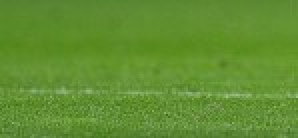
#> input picture lesson2/digital_image_processing/ground.jpg, 149 x 69 px (shown 2 times larger)
$ jupyter execute histogram_backprojection.ipynb
#> lines starting #> are read from the running program, lines starting #| are printed output that depends on the picture; after the words box and inside, x2 and y2 are one past the last pixel; in counts of white or black regions, pixels touching at a corner belong together
[cell 1]
# https://theailearner.com/2019/04/18/histogram-backprojection/
import cv2
import numpy as np
import matplotlib.pyplot as plt
#roi is the object or region of object we need to find
roi = cv2.imread('ground.jpg')
#> roi is the input picture: shape (69, 149, 3); mean B, G, R 49.2, 143.4, 97.2
hsv = cv2.cvtColor(roi,cv2.COLOR_BGR2HSV)
#> hsv: shape (69, 149, 3); mean H, S, V 44.8, 168, 143.4
#target is the image we search in
target = cv2.imread('messi.jpg')
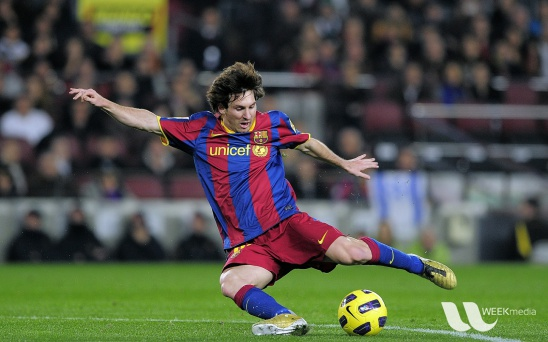
#> input picture lesson2/digital_image_processing/messi.jpg, 548 x 342 px
#> target is the input picture: shape (342, 548, 3); mean B, G, R 72.4, 86, 82.2
hsvt = cv2.cvtColor(target,cv2.COLOR_BGR2HSV)
#> hsvt: shape (342, 548, 3); mean H, S, V 82.7, 87.7, 100.4
# Find the histograms using calcHist.
M = cv2.calcHist([hsv],[0, 1], None, [180, 256], [0, 180, 0, 256] )
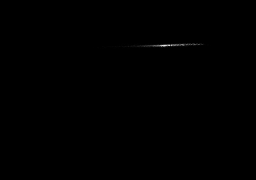
#> M: shape (180, 256) float32; min 0, max 233, mean 0.2
I = cv2.calcHist([hsvt],[0, 1], None, [180, 256], [0, 180, 0, 256] )

[cell 2]
# cv2.imshow('image', roi)
# cv2.waitKey(0)
# cv2.destroyAllWindows()

[cell 3]
plt.imshow(M)
plt.show()

[cell 4]
R = M/I

[cell 5]
plt.imshow(R)
plt.show()

[cell 6]
h,s,v = cv2.split(hsvt)
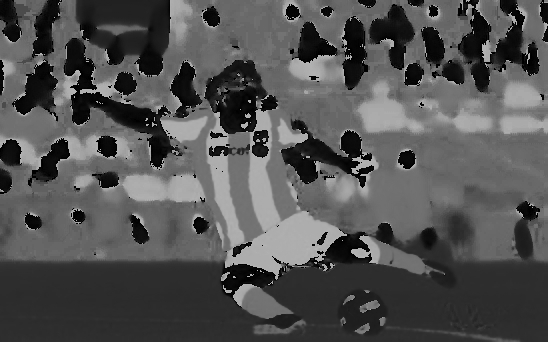
#> h: shape (342, 548); min 0, max 179, mean 82.7
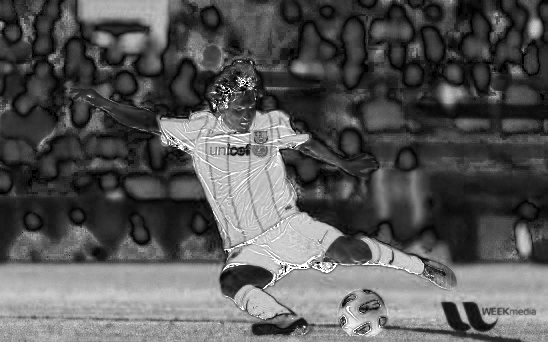
#> s: shape (342, 548); min 0, max 255, mean 87.7
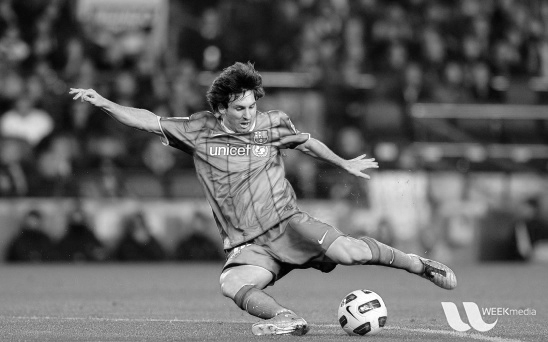
#> v: shape (342, 548); min 0, max 255, mean 100.4

[cell 7]
B = R[h.ravel(),s.ravel()]

[cell 8]
B

[cell 9]
B.max()
#> Out = 3

[cell 10]
B = np.minimum(B,1)

[cell 11]
B.max()
#> Out = 1

[cell 12]
B = B.reshape(hsvt.shape[:2])
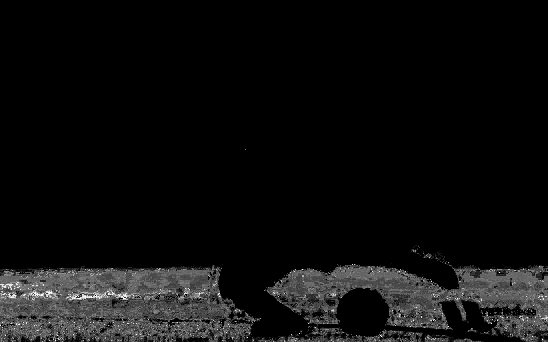
#> B: shape (342, 548) float32; min 0, max 1, mean 0.0548

[cell 13]
# apply a convolution with a circular disc
disc = cv2.getStructuringElement(cv2.MORPH_ELLIPSE,(5,5))

[cell 14]
disc

[cell 15]
B = cv2.filter2D(B,-1,disc)
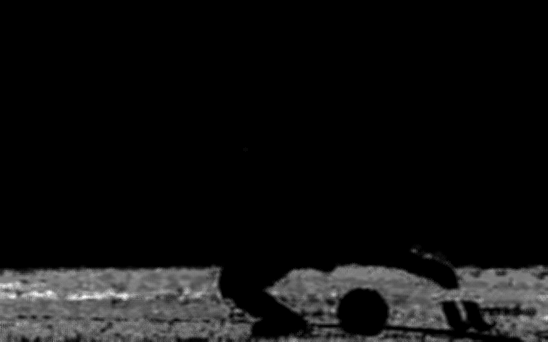
#> B: shape (342, 548) float32; min 0, max 14.2, mean 0.932; drawn with min black and max white
B = np.uint8(B)
cv2.normalize(B,B,0,255,cv2.NORM_MINMAX)
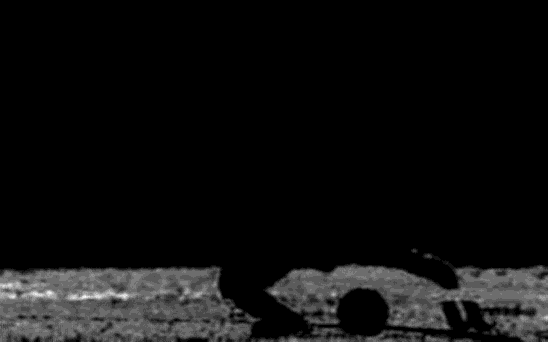
#> B: shape (342, 548); min 0, max 255, mean 15.2

[cell 16]
# Use thresholding to segment out the region
ret,thresh = cv2.threshold(B,10,255,0)
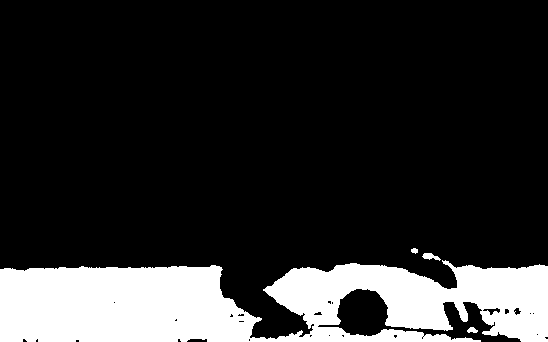
#> thresh: shape (342, 548); 17.7% white; 4 white regions, box (x1, y1, x2, y2) and area: (0, 260, 548, 342) 33016, (422, 253, 441, 261) 83, (467, 327, 478, 333) 46, (411, 248, 418, 254) 31

[cell 17]
plt.imshow(thresh, cmap='gray')
plt.show()

[cell 18]
# Overlay images using bitwise_and
thresh = cv2.merge((thresh,thresh,thresh))
thresh.shape
#> Out = (342, 548, 3)

[cell 19]
res = cv2.bitwise_and(target,thresh)
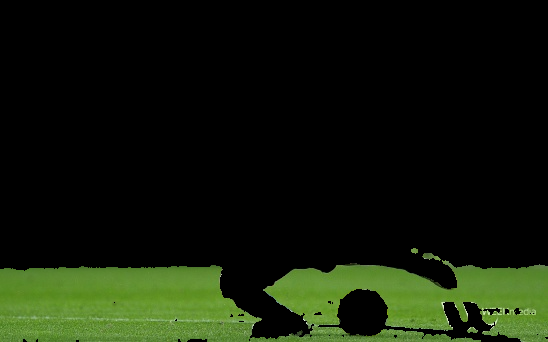
#> res: shape (342, 548, 3); mean B, G, R 9.1, 25.3, 17.3

# Display the output
cv2.imshow('Result',res)
cv2.waitKey(0)
cv2.destroyAllWindows()
